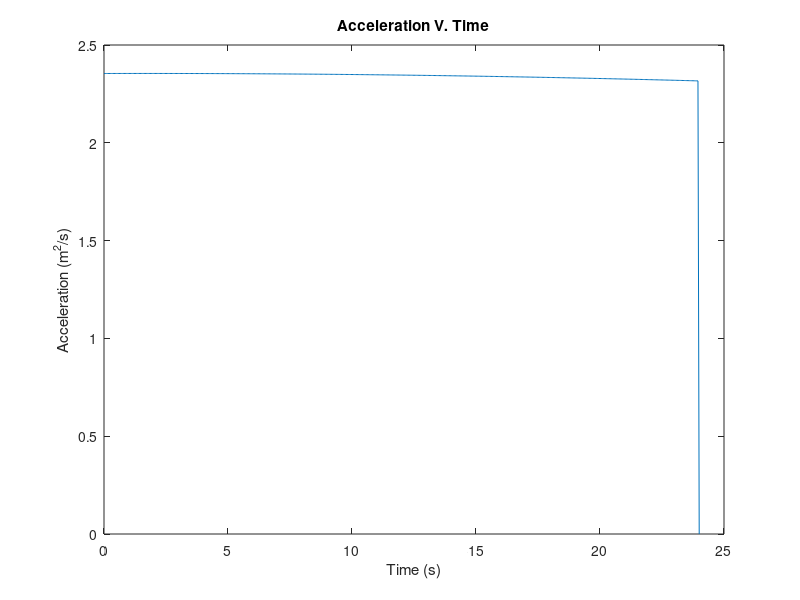
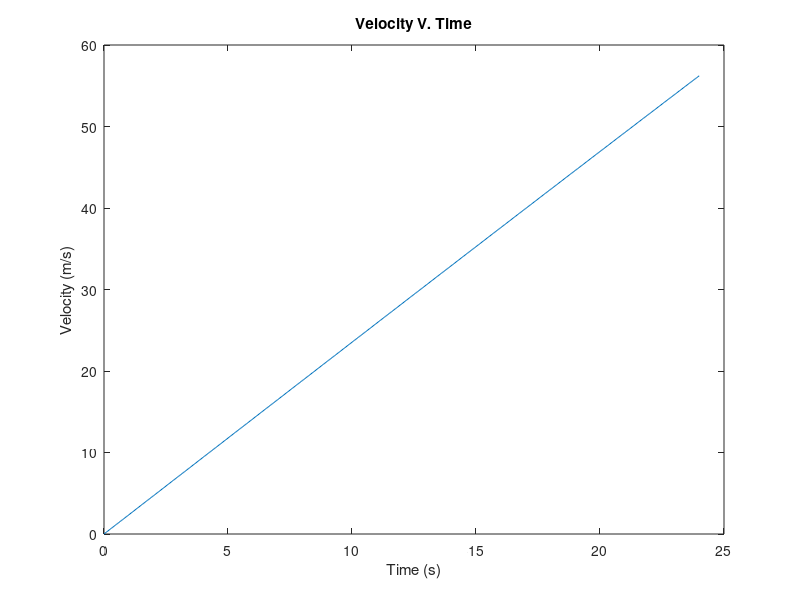
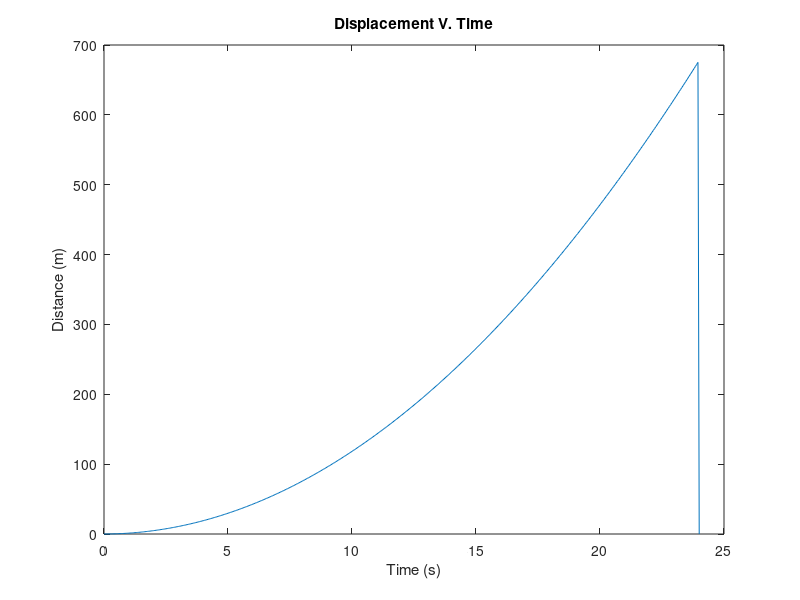
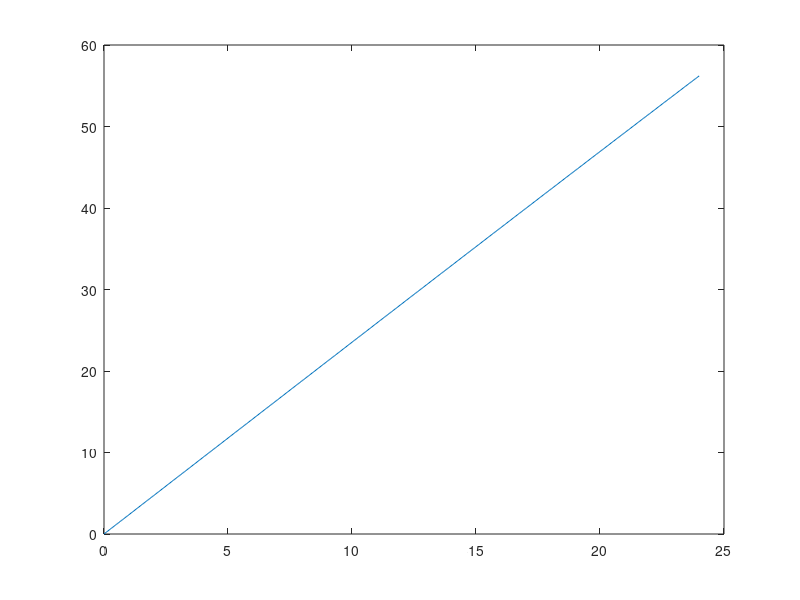

Reproduce these figures in MATLAB, in order.
Cd = .025;
Cl = .349;
Fnstatic = 216000;
Kf = Fnstatic;
Ka0 = 1;
Ka1 = 3.281*(10^-5);
Ka2 = 10.764*(10^-9);
Km0 = 1;
Km1 = -1.07;
Km2 = .56;
U = .03;
W0 = 790100;
Wfdot = 9;
S = 125;
g = 9.81;
p = 1.225;
L = .5*p*S*Cl;
D = .5*p*S*Cd;
h = 156.1;
f1 = Ka0 + Ka1*h + Ka2*(h^2);
f2 = 1;
P0 = 101325;
Papt = 99534;
Pratio = Papt/P0;
F = Pratio*Kf*f1*f2;

%% Part A EOM for Takeoff Roll

% Euler Method Numerical Integration
% https://www.mathworks.com/matlabcentral/answers/278300-matlab-code-help-on-euler-s-method

h = (.05);  % step size
t = (0):h:(24);  % the range of x
V = zeros(size(t));  % allocate the result y
V(1) = (0);  % the initial y value
At = zeros(size(t));  % allocate the result y
At(1) = (0);  % the initial y value
Dt = zeros(size(t));  % allocate the result y
Dt(1) = (0);  % the initial y value
n = numel(V);  % the number of y values
% The loop to solve the DE
for i=1:n-1
    A = (g/(W0-(Wfdot*t(i)))) * (F*(Ka0 + Ka1*V(i) + Ka2*((V(i))^2)) - (D*((V(i))^2)) - U*((W0-(Wfdot*t(i))) - L*((V(i))^2)));
    At(i) = A;
    if i > 1
        Dt(i) = Dt(i-1) + h * V(i);
    end
    V(i+1) = V(i) + h * A;
end

figure(1)
% Acceleration
plot(t,At)
title("Acceleration V. Time");
xlabel('Time (s)') 
ylabel('Acceleration (m^2/s)') 
% Velocity
figure(2)
plot(t,V)
title("Velocity V. Time");
xlabel('Time (s)') 
ylabel('Velocity (m/s)')
% Displacement 
figure(3)
plot(t,Dt)
title("Displacement V. Time");
xlabel('Time (s)') 
ylabel('Distance (m)')

%% Part B  

% Tweaked equation for constant weight 
Wfdot = 0;

h = (.05);  % step size
t = (0):h:(24);  % the range of x
V = zeros(size(t));  % allocate the result y
V(1) = (0);  % the initial y value
Dt = zeros(size(t));  % allocate the result y
Dt(1) = (0);  % the initial y value
n = numel(V);  % the number of y values
% The loop to solve the DE
for i=1:n-1
    A = (g/(W0-(Wfdot*h))) * (F*(Ka0 + Ka1*V(i) + Ka2*((V(i))^2)) - (D*((V(i))^2)) - U*((W0-(Wfdot*h)) - L*((V(i))^2)));
    if i > 1
        Dt(i) = Dt(i-1) + h * V(i);
    end
    V(i+1) = V(i) + h * A;
end

% Velocity
figure(4)
plot(t,V)
% Displacement 
figure(5)
plot(t,Dt)

%% Part C 

% Tweaked equation for constant weight and acceleration constant
Wfdot = 0;

h = (.05);  % step size
t = (0):h:(24);  % the range of x
V = zeros(size(t));  % allocate the result y
V(1) = (0);  % the initial y value
Dt = zeros(size(t));  % allocate the result y
Dt(1) = (0);  % the initial y value
n = numel(V);  % the number of y values
% The loop to solve the DE
A = (g/(W0-(Wfdot*h))) * (F*(Ka0 + Ka1*V(i) + Ka2*((V(i))^2)) - (D*((V(i))^2)) - U*((W0-(Wfdot*h)) - L*((V(i))^2)));
for i=1:n-1
    if i > 1
        Dt(i) = Dt(i-1) + h * V(i);
    end
    V(i+1) = V(i) + h * A;
end

% Velocity
figure(6)
plot(t,V)
% Displacement 
figure(7)
plot(t,Dt)







